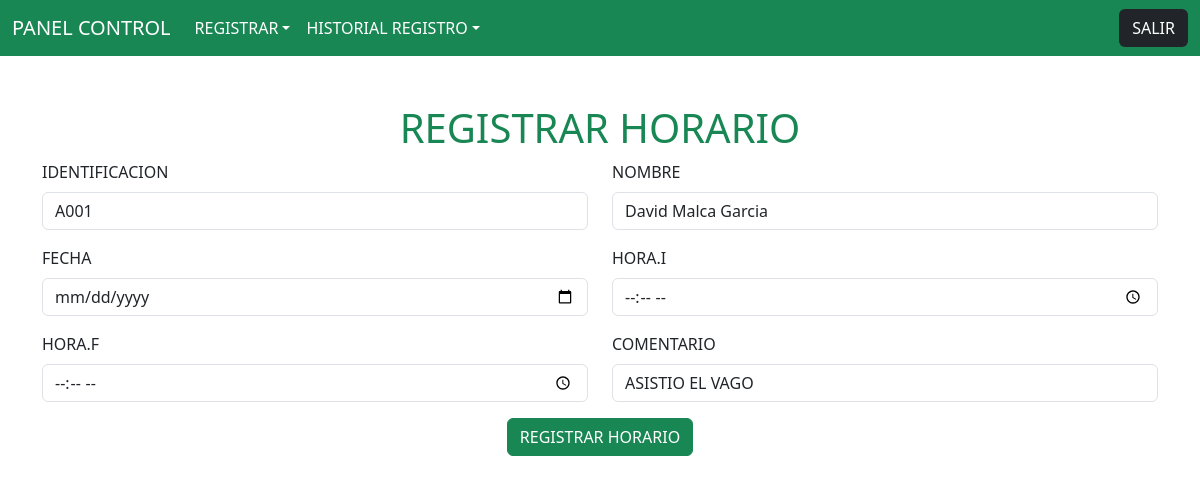
/enlace_tabla_horario/enlace_actualiza_horario/A001 (signed in), run on the app's committed database.
### aplicacion/models.py (models this page shows, shortened)
class Tabla_Horario(models.Model):
    Id_Horario = models.CharField()
    Nombre_Horario = models.CharField()
    Fecha_Horario = models.DateField()
    Hora_Inicio_Horario = models.TimeField()
    Hora_Final_Horario = models.TimeField()
    Comentario_Horario = models.CharField()

### aplicacion/views.py (the view)
# urls.py: path('enlace_tabla_horario/enlace_actualiza_horario/<Id_Horario>' , views.enlace_actualiza_horario),
@login_requerido
def enlace_actualiza_horario(request , Id_Horario):
    horario = Tabla_Horario.objects.get(Id_Horario = Id_Horario)
    return render(request , 'actualizar_horario.html' , {
        'actualizar_horario' : horario
    })

### aplicacion/views.py (called while the page is built)
def login_requerido(view_func):
    @wraps(view_func)
    def _wrapped_view(request, *args, **kwargs):
        if not request.session.get('usuario_logueado'):
            return redirect('/')  # Pon aquí la ruta de tu login si es distinta
        return view_func(request, *args, **kwargs)
    return _wrapped_view

### aplicacion/templates/actualizar_horario.html
{% extends "barra_menu.html" %}
{% block contenedor %}
<div class="container my-5">
    <h1 class="text-center text-success">REGISTRAR HORARIO</h1>
    <form method='POST' action='/logica_actualizar_horario/'> {% csrf_token %}
        <div class="row">
            <div class="col-md-6 mb-3">
                <label for="identificacion" class="form-label">IDENTIFICACION</label>
                <input type="text" class="form-control" id="TxtIdentificacion" name="TxtIdentificacion" value="{{ actualizar_horario.Id_Horario }}" required>
            </div>
            <div class="col-md-6 mb-3">
                <label for="nombre" class="form-label">NOMBRE</label>
                <input type="text" class="form-control" id="TxtNombre" name="TxtNombre" value="{{ actualizar_horario.Nombre_Horario }}" required>
            </div>
        </div>
        <div class="row">
            <div class="col-md-6 mb-3">
                <label for="categoria" class="form-label">FECHA</label>
                <input type="date" class="form-control" id="TxtFecha" name="TxtFecha" value="{{ actualizar_horario.Fecha_Horario }}" required>
            </div>
            <div class="col-md-6 mb-3">
                <label for="mesa" class="form-label">HORA.I</label>
                <input type="time" class="form-control" id="TxtHoraInicio" name="TxtHoraInicio" value="{{ actualizar_horario.Hora_Inicio_Horario }}" required>
            </div>
        </div>
        <div class="row">
            <div class="col-md-6 mb-3">
                <label for="fecha" class="form-label">HORA.F</label>
                <input type="time" class="form-control" id="TxtHoraFinal" name="TxtHoraFinal" value="{{ actualizar_horario.Hora_Final_Horario }}" required>
            </div>
            <div class="col-md-6 mb-3">
                <label for="hora" class="form-label">COMENTARIO</label>
                <input type="text" class="form-control" id="TxtComentario" name="TxtComentario" value="{{ actualizar_horario.Comentario_Horario }}" required>
            </div>
        </div>
        <div class="text-center">
            <button type="submit" class="btn btn-success">REGISTRAR HORARIO</button>
        </div>
    </form>
</div>
{% endblock contenedor %}

### data on the page
Tabla_Horario: TxtIdentificacion "A001", TxtNombre "David Malca Garcia", TxtComentario "ASISTIO EL VAGO"
